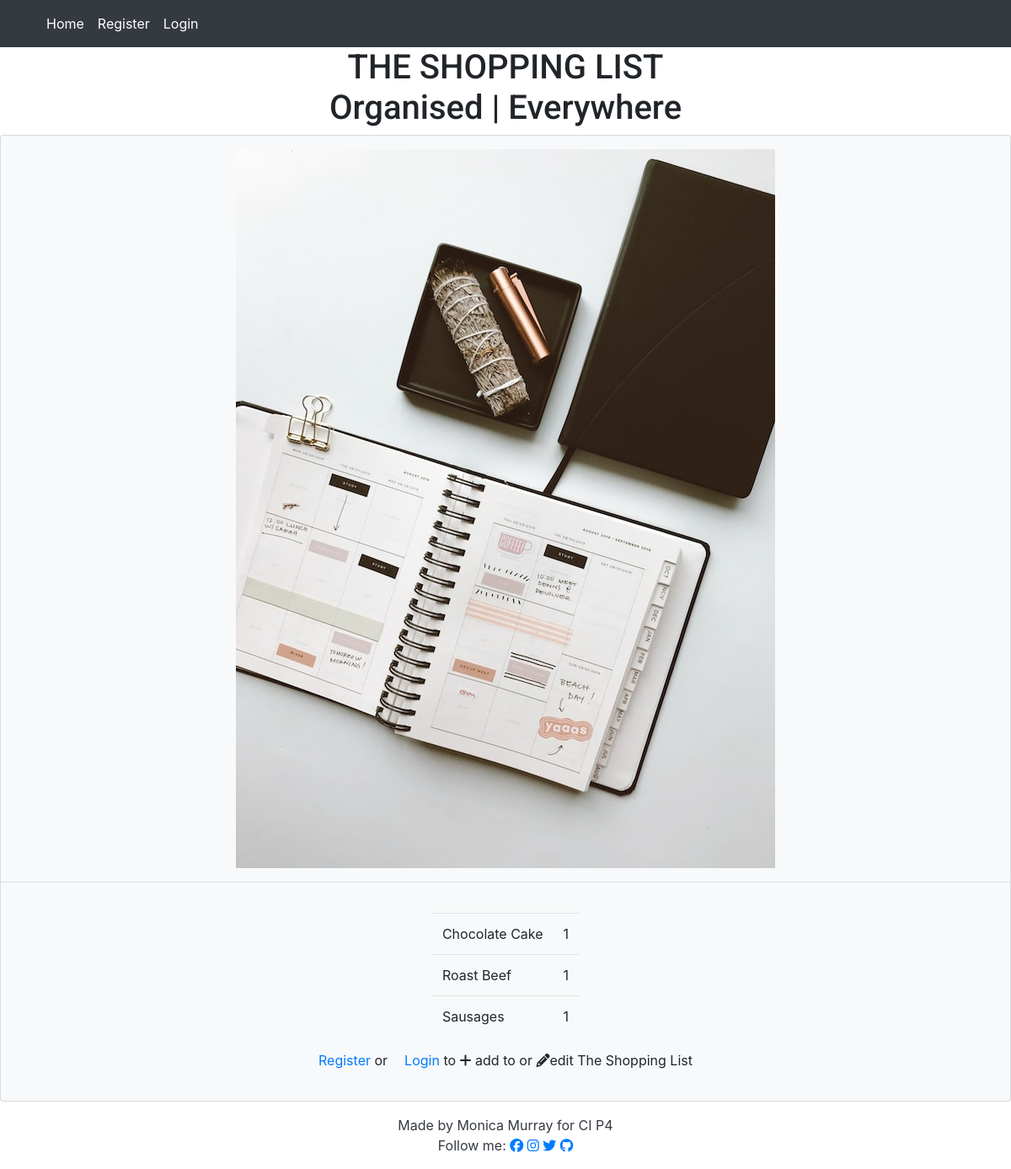
The app's page /, older data.
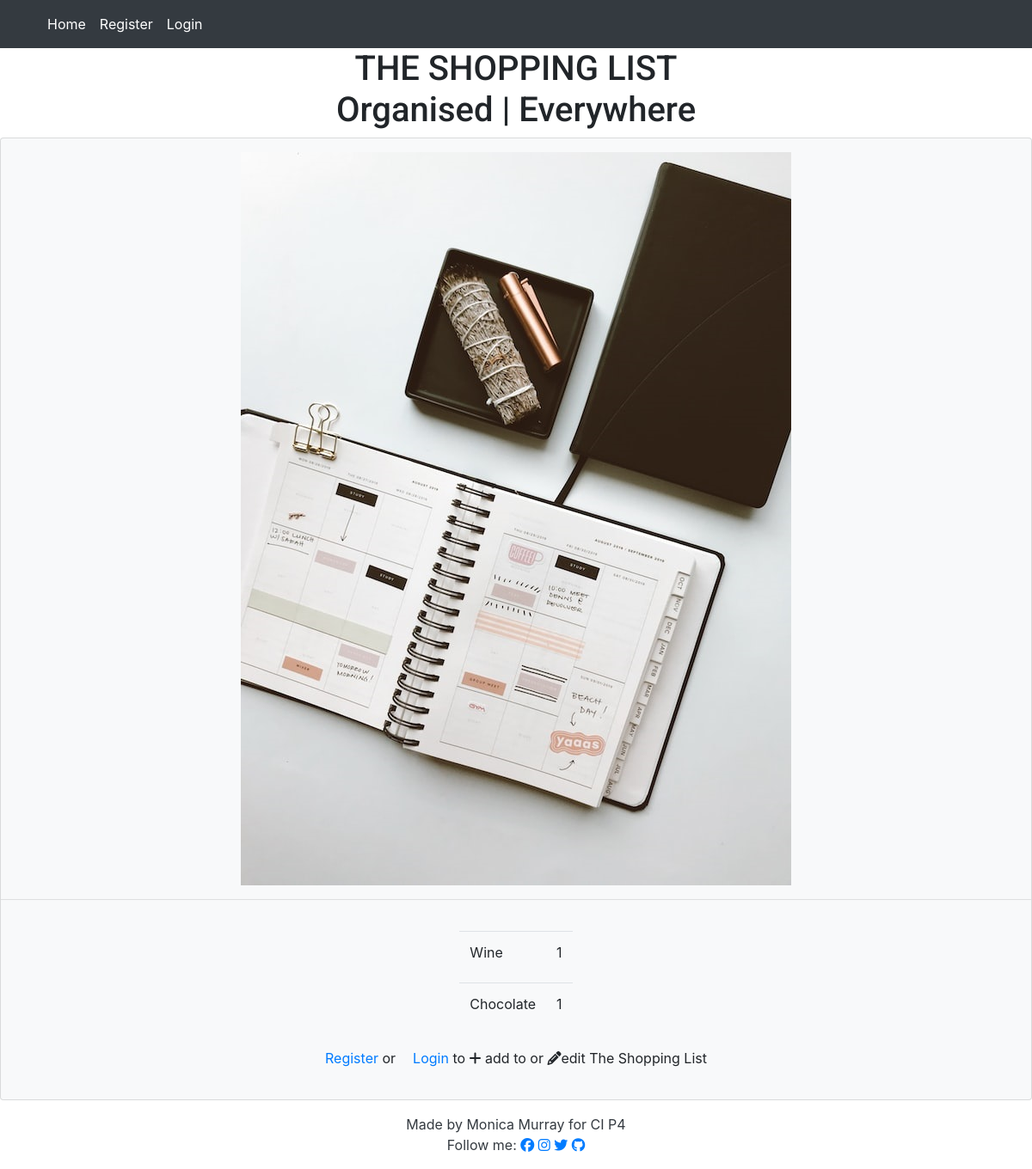
The same page, newer data.
### list/models.py (models this page shows, shortened)
class Entry(models.Model):
    item_name = models.CharField(
        max_length=60, null=False, blank=False, unique=True)
    quantity = models.IntegerField(
        choices=QUANTITY_CHOICES, default='1')
    star = models.BooleanField(default=False)
    user = models.ForeignKey(User, on_delete=models.CASCADE)
    category = models.CharField(
        max_length=20, choices=CATEGORY_CHOICES, default='Fresh')
    added_on = models.DateTimeField(auto_now_add=True)
    check_item_as_done = models.BooleanField(default=False)
    class Meta:
        ordering = ['-added_on', '-star',]

### list/views.py (the view)
# urls.py: path('', views.EntryList.as_view(), name='home'),
class EntryList(generic.ListView):
    model = Entry
    queryset = Entry.objects.all()
    template_name = 'index.html'
    paginate_by = 100
    def get_queryset(self, **kwargs):
        search = self.request.GET.get('query')
        if search:
            entries = self.model.objects.filter(
                Q(item_name__icontains=search)
            )
        else:
            entries = self.model.objects.all()
        return entries

### templates/index.html (shortened to what this page needs)
{% extends 'base.html' %} {% load static %} {% block content %}
<div class="image-container mt-3">
  <img
    src="{% static 'images/organiser_image.jpg' %}"
    class="img-fluid"
    alt="The Shopping List and Organiser landing image"
  />
</div>
<hr />
<div class="card-body justify-content-center">
  <div class="row justify-content-center">
    {% if user.is_authenticated %}
    <div class="table-responsive-sm pt-5">
      <h1>{{user.username}}'s List</h1>
      <div style="height: 500px; overflow-y: scroll">
        <table class="table">
          <thead>
            <tr>
              <th scope="col"><i class="fa-solid fa-filter"></i></th>
              <th scope="col">
              </th>
              <th scope="col left-align">Items</th>
              <th scope="col">Quantity</th>
              <th scope="col"><i class="fa-solid fa-square-check"></i>Check</th>
              <th scope="col">Edit</th>
              <th scope="col">Delete</th>
            </tr>
          </thead>
          <tbody>
            {% for entry in entry_list %}
            <tr>
              {% if entry.star %}
              <td>
                <a href="{% url 'toggle_star' entry.id %}">
                  <i class="fa-solid fa-star" style="color: gold"></i>
                </a>
              </td>
              {% else %}
              <td>
                <a href="{% url 'toggle_star' entry.id %}">
                  <i class="fa-regular fa-star" style="color: gold"></i>
                </a>
              </td>
              {% endif %}
              {% if entry.check_item_as_done %}
              <th scope="row"></th>
              <td class="text-left text-capitalize">
                <strike> {{ entry.item_name }} </strike>
              </td>
              <td>{{entry.quantity}}</td>
              <td>
                <a href="{% url 'toggle_check' entry.id %}">
                  <i class="fa-solid fa-square-check"></i>
                </a>
              </td>
              <td></td>
              <td>
                <a href="{% url 'delete' entry.id %}"
                  ><i class="fa-solid fa-trash-can"></i> Delete</a
                >
              </td>
              {% else %}
              <th scope="row"></th>
              <td class="text-left text-capitalize">
                {{ entry.item_name }}
                <p
                  class="text-capitalize font-italic text-wrap"
                  style="width: 6rem"
                >
                  <a href="{% url 'note' entry.id %}"
                    ><i class="fa-regular fa-message"></i> </a
                  >{{entry.notes}}
                </p>
              </td>
              <td>{{entry.quantity}}</td>
              <td>
                <a href="{% url 'toggle_check' entry.id %}">
                  <i class="fa-regular fa-square"></i>
                   </a
                ><a href="#"></a>
              </td>
              <td>
                <a href="{% url 'edit' entry.id %}"
                  ><i class="fa-solid fa-pencil"></i> Edit</a
                >
              </td>
              <td>
                <a href="{% url 'delete' entry.id %}"
                  ><i class="fa-solid fa-trash-can"></i> Delete</a
                >
              </td>
              <!-- consider replacing the checkbox icon with bootstrap's
                            <div class="custom-control custom-checkbox">
                            <input type="checkbox" class="custom-control-input" id="customCheck1">
                            <label class="custom-control-label" for="customCheck1">Check this custom checkbox</label>
                            </div> -->
              {% endif %}
            </tr>
            {% empty %}
            <tr>
              The Shopping list is currently empty.
            </tr>
            {% endfor %}
          </tbody>
        </table>
      </div>
      <button type="button" class="btn btn-lg mb5">
        <a href="{% url 'add' %}">Add Item</a>
      </button>
    </div>
    {% else %}
    <div class="table-responsive-sm">
      <table class="table">
        {% for entry in entry_list|slice:':3' %}
        <tr>
          <td class="text-left text-capitalize">{{ entry.item_name }}</td>
          <td>{{entry.quantity}}</td>
        </tr>
        {% empty %}
        <tr>
          The Shopping list is currently empty.
        </tr>
        {% endfor %}
      </table>
    </div>
  </div>
  <div class="row justify-content-center">
    <p>
      <a href="{% url 'account_signup' %}" class="card-link"> Register </a>or<a
        href="{% url 'account_login' %}"
        class="card-link"
        >Login</a
      >
      to <i class="fa-solid fa-plus"></i> add to or
      <i class="fa-solid fa-pencil"></i>edit The Shopping List
    </p>
  </div>
  {% endif %}
</div>
{% endblock %}

### templates/base.html (shortened to what this page needs)
{% load static %}
<!DOCTYPE html>
<html lang="en">
<head>
  <link rel="stylesheet" href="{% static 'css/style.css' %}" />
  <link rel="stylesheet" href="https://cdn.jsdelivr.net/npm/bootstrap@4.3.1/dist/css/bootstrap.min.css"
>
</head>
<body class="dark-bg">
    <header>
      {% with request.resolver_match.url_name as url_name %}
          <nav class="navbar navbar-expand-lg navbar-dark bg-dark">
            <div class="container-fluid">
              <div class="nav bg-dark">
                  <div class="collapse navbar-collapse" id="navbarNavAltMarkup">
                    <div class="navbar-nav">
                      <a class="nav-item nav-link {% if url_name == 'home' %}active{% endif %} text-white"
                        href="{% url 'home' %}">Home <span class="sr-only">(current)</span></a>
                      {% if user.is_authenticated %}
                        <a class="nav-item nav-link {% if url_name == 'account_logout' %}active{% endif %} text-white"
                          href="{% url 'account_logout' %}">Logout</a>
                        </div>
                  </div>
              </div>
                        <form class="d-flex" role="search" method="GET" action="{% url 'home' %}">
                          <input class="form-control me-2" name="query" type="search" placeholder="Search" aria-label="Search">
                          <button class="btn btn-outline-success ml-1" type="submit">Search</button>
                        </form>
                        {% else %}
                        <a class="nav-item nav-link {% if url_name == 'account_signup' %}active{% endif %} text-white"
                          href="{% url 'account_signup' %}">Register</a>
                        <a class="nav-item nav-link {% if url_name == 'account_login' %}active{% endif %} text-white"
                          href="{% url 'account_login' %}">Login</a>
                      {% endif %}
                    </div>
                  </div>
              </div>
            </div>
          </nav>
      {% endwith %}
      <div class="heading-sm text-center">
        <h1>
          THE SHOPPING LIST<br>Organised | Everywhere
        </h1>
      </div>
    </header>
<div class="card text-center bg-light">
        {% block content %}{% endblock %}
      </div>
      <footer class="footer mt-auto py-3 light-bg sticky">
        <p class="m-0 text-center text-dark">Made by Monica Murray for CI P4</p>
        <p class="m-0 text-center text-dark">Follow me: <a href="https://www.facebook.com" target="_blank"
            rel="noopener" aria-label="Visit my Facebook page (Opens a new browser page)"><i
              class="fa-brands fa-facebook"></i></a>
          <a href="https://www.instagram.com" target="_blank" rel="noopener"
            aria-label="Visit my Instagram page (Opens a new browser page)"><i class="fa-brands fa-instagram"></i></a>
          <a href="https://www.twitter.com" target="_blank" rel="noopener"
            aria-label="Visit my Twitter page (Opens a new browser page)"><i class="fa-brands fa-twitter"></i></a>
           <a href="https://github.com/MoniMurray" target="_blank" rel="noopener"
            aria-label="Visit my Github profile to see more projects (Opens a new browser page)"><i class="fa-brands fa-github"></i></a>
      </footer>
</body>
</html>

### static/css/style.css (style rules this page uses)
body { background-color: purple; font-family: 'Nanum Myeongjo', 'Roboto', sans-serif; color: bright pink; text-align: center; font-weight: 300; }
h1, h2, h3, h4, h5, h6 { font-family: 'Roboto', sans-serif; font-weight: 300; }

Row changes from the older to the newer data that the page shows:
removed Entry: item_name "Chocolate Cake", quantity "1"
removed Entry: item_name "Roast Beef", quantity "1"
removed Entry: item_name "Sausages", quantity "1"
added Entry: item_name "Wine", quantity "1"
added Entry: item_name "Chocolate", quantity "1"
